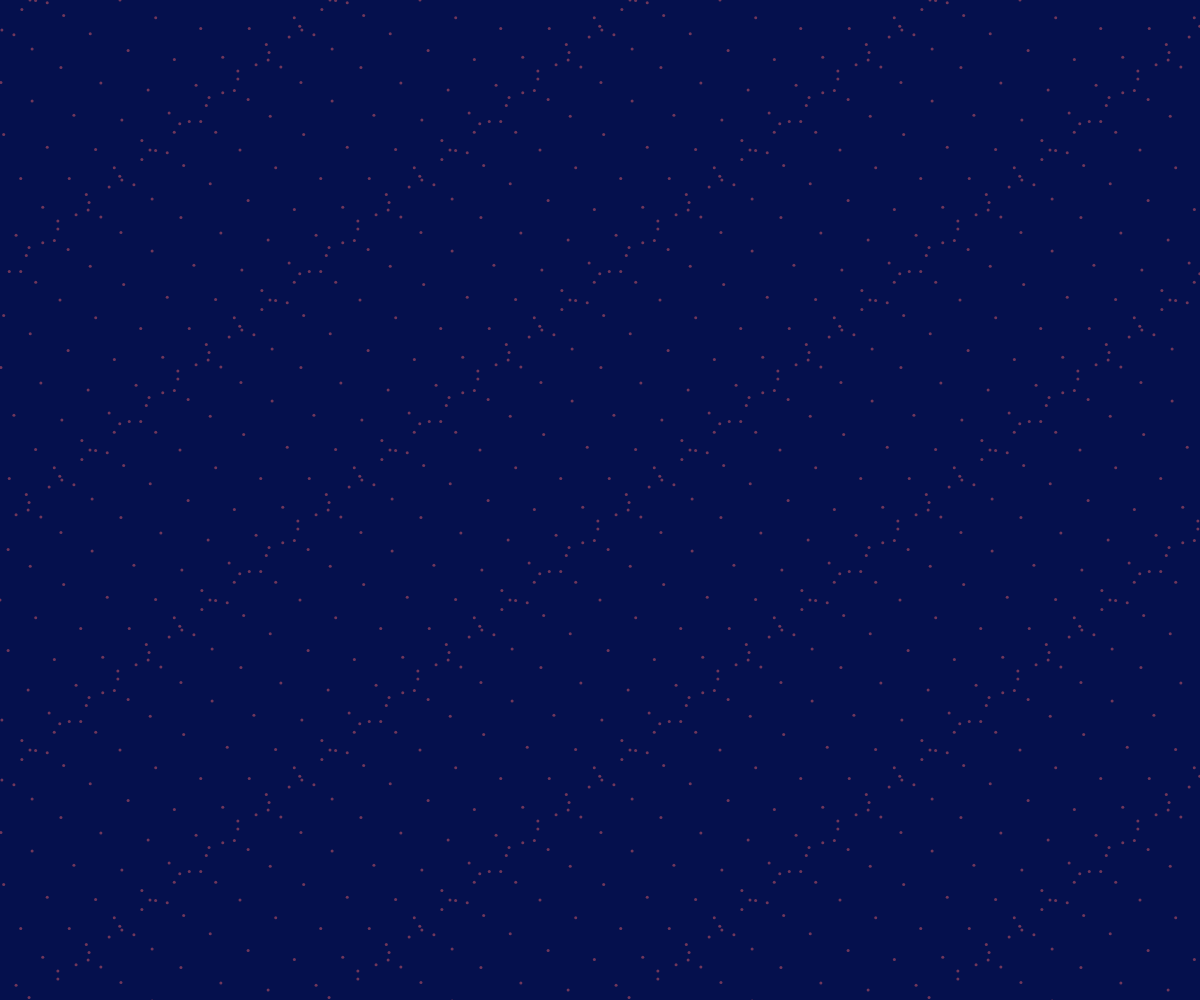
Frame 1 (no input)
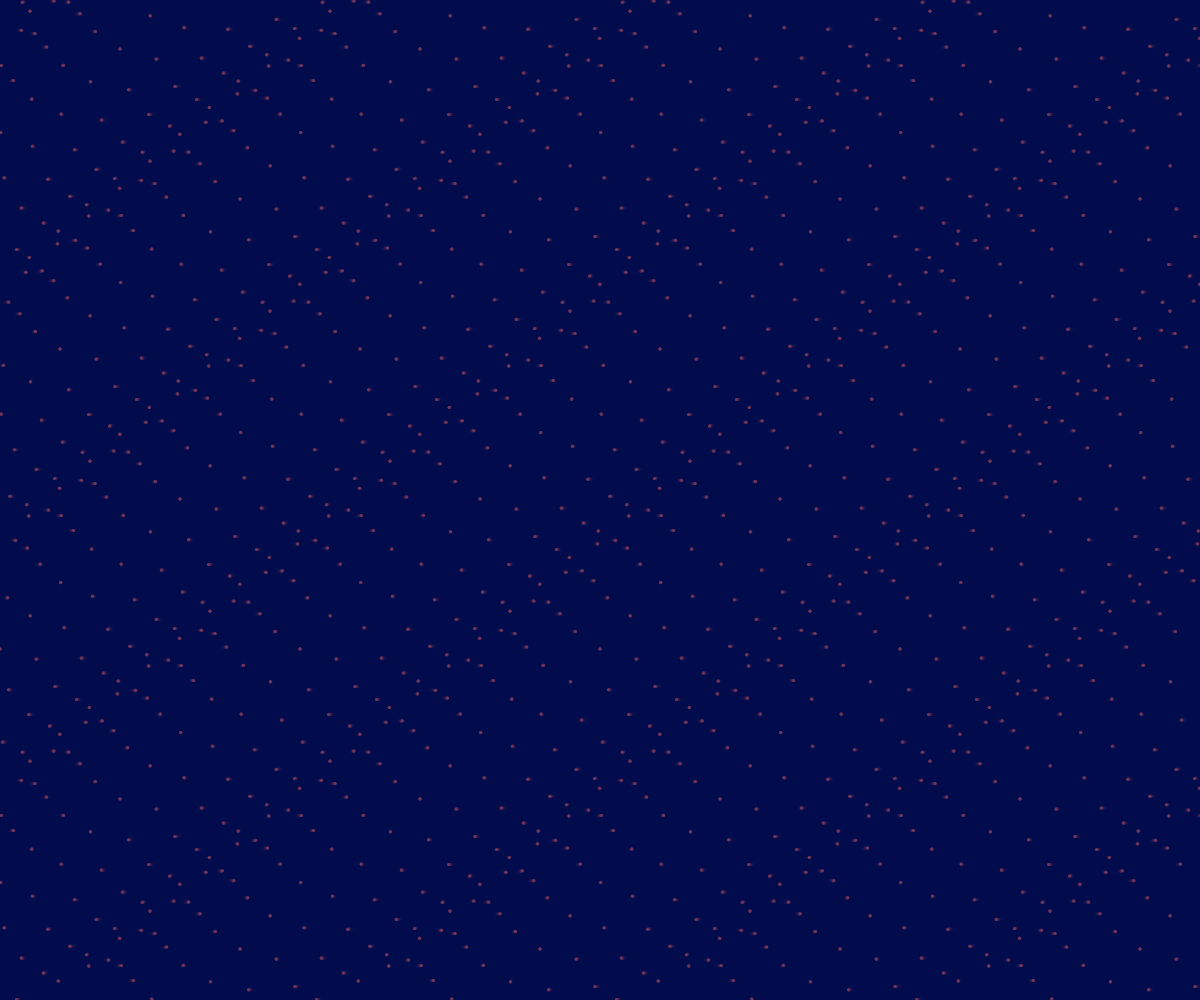
Frame 60 (no input)
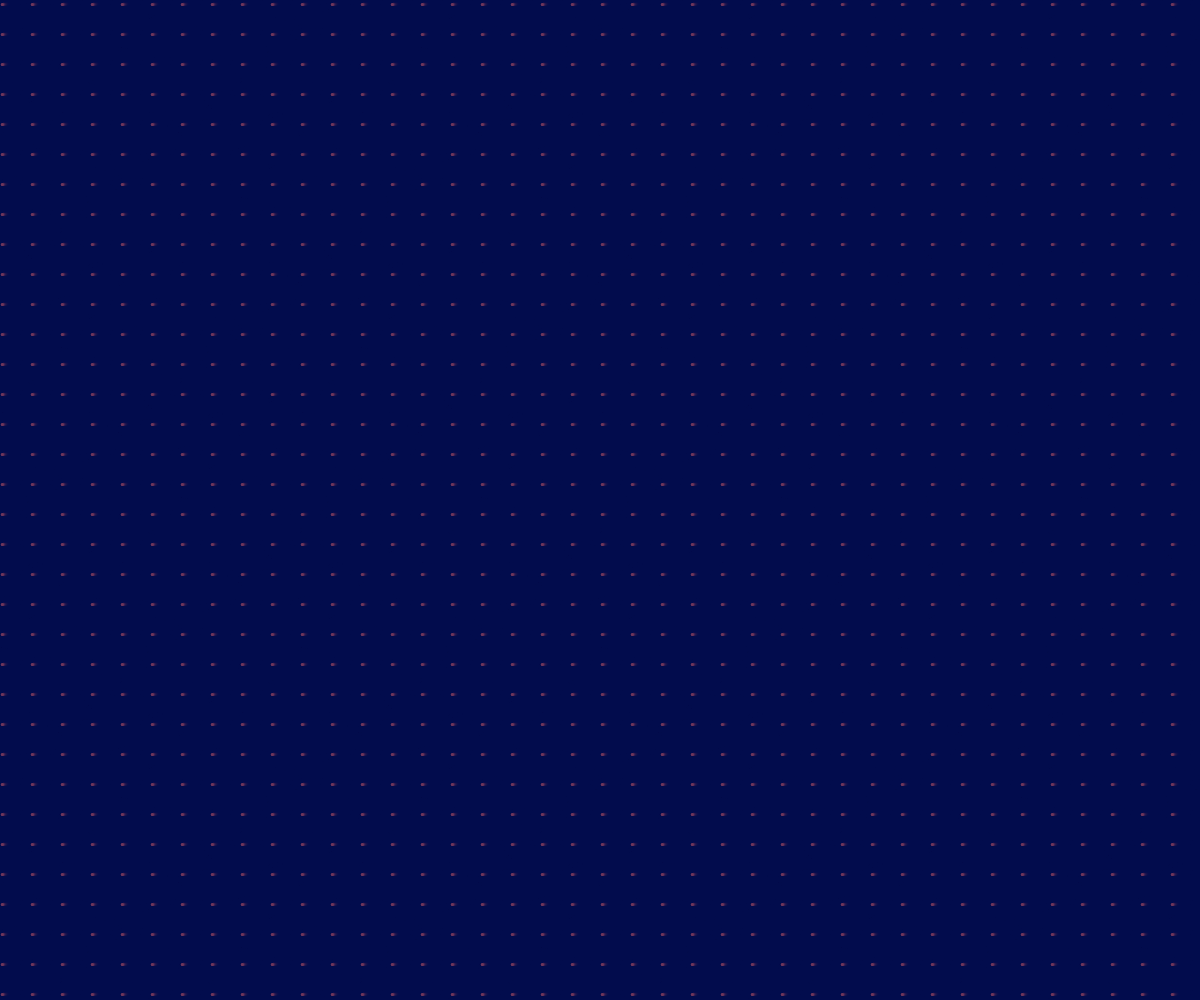
Frame 120 (the mouse pressed at the canvas centre since frame 60)

The p5.js sketch that drew these frames (run headless with seeded random() and noise() and a simulated clock; from frame 60 on, the mouse is pressed at the canvas centre):

// p5.js sketch
// ── sketch.js
// modified p5.js example
        // https://p5js.org/examples/interaction-wavemaker.html

        let t = 0; // time variable
        let ti = 0.0002; // time increment
        let s = 3; // size
        let xs = 30;
        let ys = 30;
        let magic = 8;

        function setup() {
            createCanvas(windowWidth, windowHeight);
            noStroke();
            fill(112, 54, 90);
            background('rgb(6, 17, 77)');
        }
    
        function draw() {
            background('rgba(3, 13, 75, 0.20)');

            // make a x and y grid of ellipses
            for (let x = 0; x <= width; x = x + xs) {
                for (let y = 0; y <= height; y = y + ys) {
                    // starting point of each circle depends on mouse position
                    let xAngle = map(mouseX, 0, width, -magic * PI, magic * PI, true);
                    let yAngle = map(mouseY, 0, height, -magic * PI, magic * PI, true);
                    // and also varies based on the particle's location
                    let angle = xAngle * (x / width) + yAngle * (y / height);

                    // each particle moves in a circle
                    let myX = x + xs * cos(20 * PI * t + angle);
                    let myY = y + ys * sin(2 * PI * t + angle);

                    ellipse(myX, myY, s); // draw particle
                }
            }

            t = t + ti; // update time
        }

        function windowResized() {
            resizeCanvas(windowWidth, windowHeight);
            background('rgb(6, 17, 77)');
        }
// ── style.css
html, body {
    height: 100%;
}

canvas {
    border: none;
    background-color: #030D4B;
}

body {
    background-color: #030D4B;
    font-family: 'Montserrat', sans-serif;
    text-align: center;
    display: flex;
    align-items: center;
    justify-content: center;
}

#floater {
    position: absolute;
    z-index: 100;
    -webkit-touch-callout: none; /* iOS Safari */
    -webkit-user-select: none; /* Safari */
    -khtml-user-select: none; /* Konqueror HTML */
    -moz-user-select: none; /* Firefox */
    -ms-user-select: none; /* Internet Explorer/Edge */
    user-select: none; /* Non-prefixed version, currently supported by Chrome and Opera */  
}

#floater h1{
    color: #f74244;
    font-size: 170px;
    font-weight: 900;
    letter-spacing: -4.2px;
    line-height: 160px;
    margin: 0;
    padding: 0;
}

#floater p {
    color: #DFE1E6;
    font-size: 42px;
    font-weight: 600;
    letter-spacing: -1px;
    margin: 0;
    padding: 40px 0 0;
}

#info {
    margin:0;
    padding: 0;
    width: 100%;
    position: absolute;
    bottom: 0;
    font-size: 16px;
    text-align: left;
    color: #6B7191;
    background: #030D4B;
    display: flex;
    flex-direction: row;
    flex-wrap: nowrap;
    justify-content: space-between;
    align-items: center;
    min-height: 70px;
    height: 10vh;
}
#info li {
    /* padding: 25px 30px; */
    list-style: none;
    font-weight: 300;
    padding-right: 30px;
}
#info li:first-child {
    padding-left: 30px;
    flex-grow: 1;
}
#info li span {
    font-weight: 600;
}

#info li, #info a {
    -moz-transition: color .2s ease-in;
    -o-transition: color .2s ease-in;
    -webkit-transition: color .2s ease-in;
    transition: color .2s ease-in;
}

#info a:link, #info a:visited {
    text-decoration: line-through;
    color: #6B7191;
}
#info a:hover, #info a:active {
    text-decoration: none;
    color: #6B7191;
}

#info:hover li,
#info:hover a:link, 
#info:hover a:visited,
#info:hover a:hover, 
#info:hover a:active {
    color: #DFE1E7;
}
